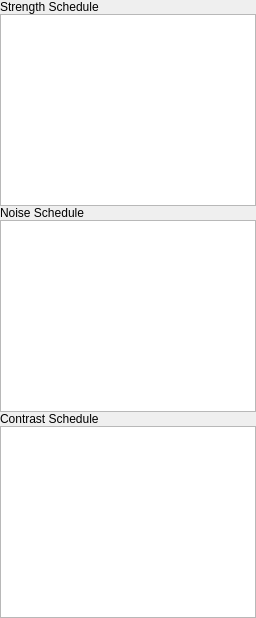
                   <widget class="QWidget" name="anim_common">
                    <property name="sizePolicy">
                     <sizepolicy hsizetype="Expanding" vsizetype="Preferred">
                      <horstretch>0</horstretch>
                      <verstretch>0</verstretch>
                     </sizepolicy>
                    </property>
                    <attribute name="title">
                     <string>Common</string>
                    </attribute>
                    <layout class="QVBoxLayout" name="verticalLayout_4">
                     <property name="spacing">
                      <number>0</number>
                     </property>
                     <property name="leftMargin">
                      <number>0</number>
                     </property>
                     <property name="topMargin">
                      <number>0</number>
                     </property>
                     <property name="rightMargin">
                      <number>0</number>
                     </property>
                     <property name="bottomMargin">
                      <number>0</number>
                     </property>
                     <item>
                      <widget class="QLabel" name="label_24">
                       <property name="text">
                        <string>Strength Schedule</string>
                       </property>
                      </widget>
                     </item>
                     <item>
                      <widget class="QTextEdit" name="strength_schedule">
                       <property name="maximumSize">
                        <size>
                         <width>16777215</width>
                         <height>1000</height>
                        </size>
                       </property>
                       <property name="acceptRichText">
                        <bool>false</bool>
                       </property>
                      </widget>
                     </item>
                     <item>
                      <widget class="QLabel" name="label_35">
                       <property name="text">
                        <string>Noise Schedule</string>
                       </property>
                      </widget>
                     </item>
                     <item>
                      <widget class="QTextEdit" name="noise_schedule">
                       <property name="maximumSize">
                        <size>
                         <width>16777215</width>
                         <height>1000</height>
                        </size>
                       </property>
                      </widget>
                     </item>
                     <item>
                      <widget class="QLabel" name="label_36">
                       <property name="text">
                        <string>Contrast Schedule</string>
                       </property>
                      </widget>
                     </item>
                     <item>
                      <widget class="QTextEdit" name="contrast_schedule">
                       <property name="maximumSize">
                        <size>
                         <width>16777215</width>
                         <height>1000</height>
                        </size>
                       </property>
                      </widget>
                     </item>
                    </layout>
                   </widget>
